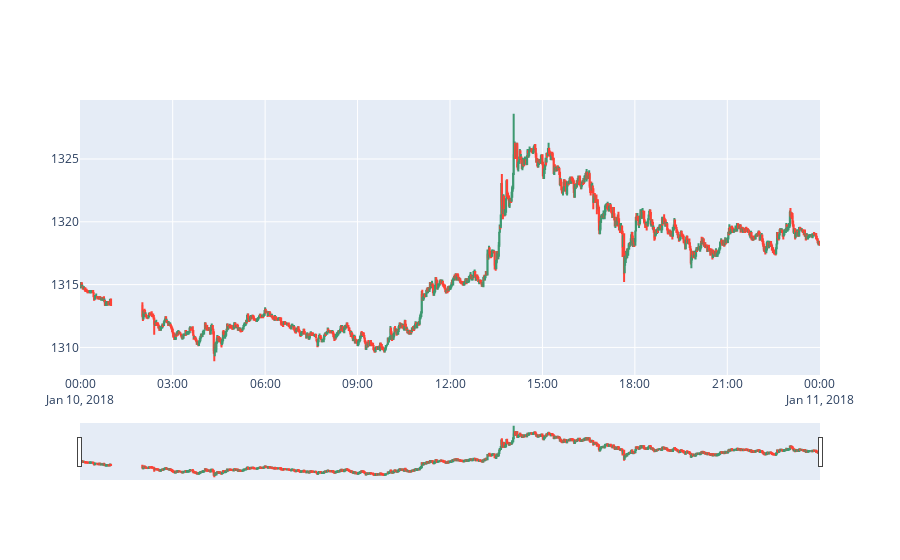

The notebook cell this image was saved under:
### Code cell
data = pd.read_csv('gold_clean.csv')
data = data.rename(columns = {'ts': 'unixtime'})
data['ts'] = pd.to_datetime(data.unixtime)
data = data[(data.ts >= '2018-01-10') & (data.ts <= '2018-01-11')]

fig = go.Figure(data  = [go.Candlestick(
            x=data['ts'],
            open  = data['open'],
            high  = data['high'],
            low   = data['low'],
            close = data['close']
        )])

fig.show()

data = data.reset_index(drop=True)
data.head()

### Figure 1 — Plotly figure (JSON) as saved in the notebook; plotly's stock layout.template omitted (floating-point values rounded to 4 significant figures; data arrays with more than 128 entries replaced by an {"elided": "..."} marker saying what was removed)
{"data": [{"close": {"elided": "1381 float values"}, "high": {"elided": "1381 float values"}, "low": {"elided": "1381 float values"}, "open": {"elided": "1381 float values"}, "type": "candlestick", "x": {"elided": "1381 str values"}}], "layout": {}}
